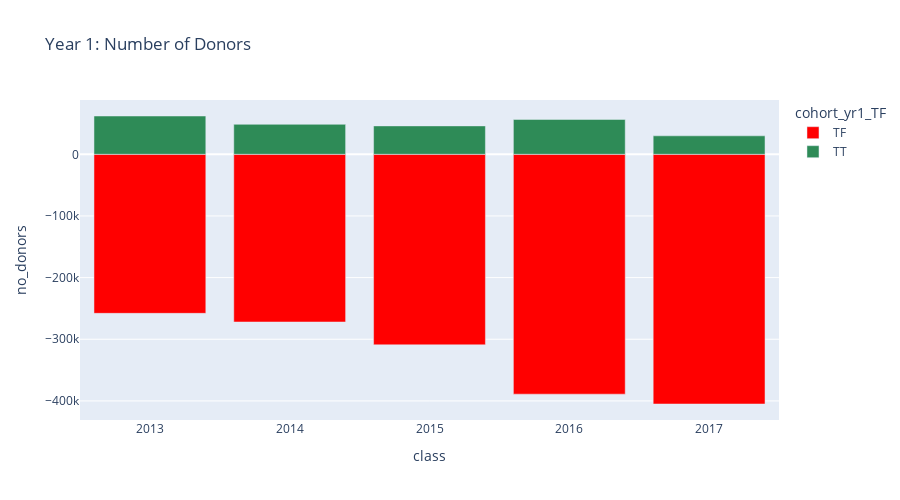

Source (notebook cell):
### Code cell
fig = px.bar(df5_y1, x="cohort", y='no_donors', color='cohort_yr1_TF',
            title="Year 1: Number of Donors",
            color_discrete_sequence =['red','seagreen', 'tomato', 'mediumseagreen'],
            hover_data=['cohort', 'no_donors', 'count_yr2'],
             labels={'cohort':'class'}, height=500)
 #barmode='group', labels={'index':'year', 'y':'amount ($)'}, 
fig.update_xaxes(type='category')
fig.show()

### Figure 1 — Plotly figure (JSON) as saved in the notebook; plotly's stock layout.template omitted (floating-point values rounded to 4 significant figures)
{"data": [{"alignmentgroup": "True", "customdata": [[2013, -257939, -25553], [2014, -272006, -24544], [2015, -309059, -27714], [2016, -389060, -12290], [2017, -405001, 0]], "hovertemplate": "cohort_yr1_TF=TF<br>class=%{customdata[0]}<br>no_donors=%{customdata[1]}<br>count_yr2=%{customdata[2]}<extra></extra>", "legendgroup": "TF", "marker": {"color": "red"}, "name": "TF", "offsetgroup": "TF", "orientation": "v", "showlegend": true, "textposition": "auto", "type": "bar", "x": [2013, 2014, 2015, 2016, 2017], "xaxis": "x", "y": [-257939, -272006, -309059, -389060, -405001], "yaxis": "y"}, {"alignmentgroup": "True", "customdata": [[2013, 62130, 157873], [2014, 48667, 65014], [2015, 46078, 70597], [2016, 56538, 33919], [2017, 29990, 0]], "hovertemplate": "cohort_yr1_TF=TT<br>class=%{customdata[0]}<br>no_donors=%{customdata[1]}<br>count_yr2=%{customdata[2]}<extra></extra>", "legendgroup": "TT", "marker": {"color": "seagreen"}, "name": "TT", "offsetgroup": "TT", "orientation": "v", "showlegend": true, "textposition": "auto", "type": "bar", "x": [2013, 2014, 2015, 2016, 2017], "xaxis": "x", "y": [62130, 48667, 46078, 56538, 29990], "yaxis": "y"}], "layout": {"barmode": "relative", "height": 500, "legend": {"title": {"text": "cohort_yr1_TF"}, "tracegroupgap": 0}, "title": {"text": "Year 1: Number of Donors"}, "xaxis": {"anchor": "y", "domain": [0, 1], "title": {"text": "class"}, "type": "category"}, "yaxis": {"anchor": "x", "domain": [0, 1], "title": {"text": "no_donors"}}}}
